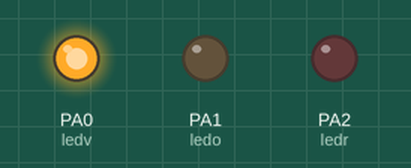
Simulated run of this sketch. Board: STM32 Blue Pill. Shown: output pins drawn as LEDs (lit = HIGH).

Above: at 2.5 s.
At 7.5 s:
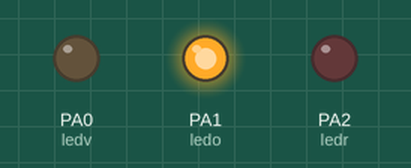
At 12.5 s:
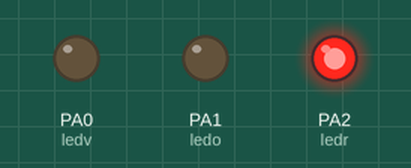
Timing chart, 0 to 19.5 s (numbered marks = the images above):
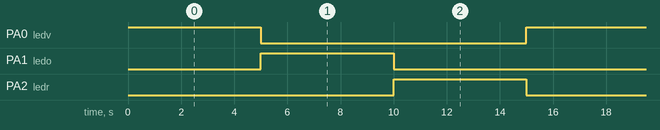

The sketch:

feu_tricolore_stm32.ino
```cpp
int ledv = PA0;
int ledo = PA1;
int ledr = PA2;

void setup() {
  pinMode(ledv, OUTPUT);
  pinMode(ledo, OUTPUT);
  pinMode(ledr, OUTPUT);
}

void loop() {
  digitalWrite(ledv, HIGH);
  digitalWrite(ledo, LOW);
  digitalWrite(ledr, LOW);
  delay(5000);
  digitalWrite(ledv, LOW);
  digitalWrite(ledo, HIGH);
  digitalWrite(ledr, LOW);
  delay(5000);
  digitalWrite(ledv, LOW);
  digitalWrite(ledo, LOW);
  digitalWrite(ledr, HIGH);
  delay(5000);
}
```

Measured:
- by itself, PA0 (ledv), PA1 (ledo), PA2 (ledr): alternates HIGH for 5.0 s and LOW for 10.0 s
- by itself, everything shown: repeats every 15.0 s, in 3 steps
